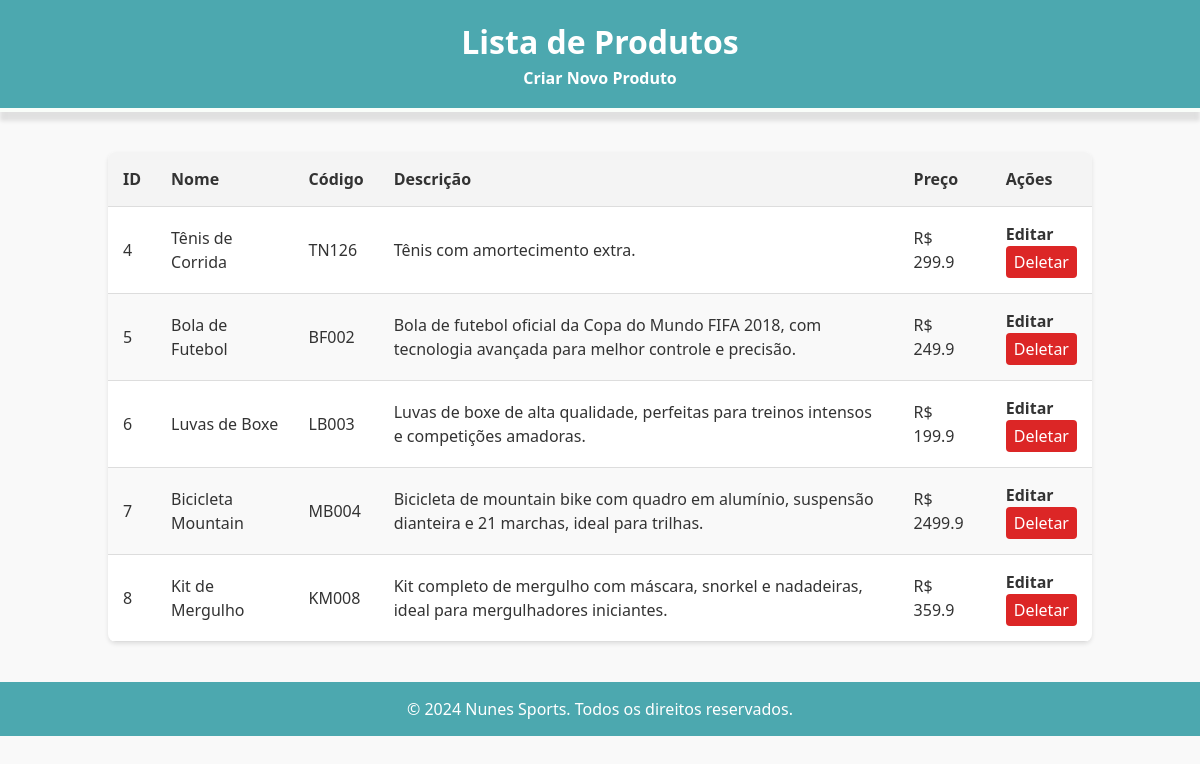
The page / on the database its author committed.
### app/models.py (models this page shows)
class Produto(Base):
    __tablename__ = "produtos"
    id = Column(Integer, primary_key=True, index=True)
    nome = Column(String, index=True)
    codigo = Column(String, unique=True, index=True)
    descricao = Column(String)
    preco = Column(Float)

### app/main.py (the view)
@app.get("/", response_class=HTMLResponse)
async def read_root(request: Request, db: Session = Depends(get_db)):
    produtos = crud.get_produtos(db)
    return templates.TemplateResponse("index.html", {"request": request, "produtos": produtos})

### app/templates/index.html (shortened to what this page needs)
<!DOCTYPE html>
<html lang="pt-br">
<head>
    <link rel="stylesheet" href="/static/css/styles.css">
    <link href="https://cdn.jsdelivr.net/npm/tailwindcss@2.2.19/dist/tailwind.min.css" rel="stylesheet">
</head>
<body>
    <header>
        <h1>Lista de Produtos</h1>
        <a href="/create">Criar Novo Produto</a>
    </header>
    <div class="container">
        <div class="table-container">
            {% if produtos %}
            <table>
                <thead>
                    <tr>
                        <th>ID</th>
                        <th>Nome</th>
                        <th>Código</th>
                        <th>Descrição</th>
                        <th>Preço</th>
                        <th>Ações</th>
                    </tr>
                </thead>
                <tbody>
                    {% for produto in produtos %}
                    <tr>
                        <td>{{ produto.id }}</td>
                        <td>{{ produto.nome }}</td>
                        <td>{{ produto.codigo }}</td>
                        <td>{{ produto.descricao }}</td>
                        <td>R$ {{ produto.preco }}</td>
                        <td>
                            <a href="/edit/{{ produto.id }}">Editar</a>
                            <form action="/delete/{{ produto.id }}" method="post">
                                <button type="submit" class="bg-red-600 text-white py-1 px-2 rounded">Deletar</button>
                            </form>
                        </td>
                    </tr>
                    {% endfor %}
                </tbody>
            </table>
            {% else %}
            <p>Nenhum produto cadastrado.</p>
            {% endif %}
        </div>
    </div>
    <footer class="footer">
        © 2024 Nunes Sports. Todos os direitos reservados.
    </footer>
</body>
</html>

### app/static/css/styles.css (style rules this page uses)
body { font-family: 'Arial', sans-serif; background-color: #f9f9f9; margin: 0; padding: 0; color: #333; }
.container { width: 90%; max-width: 1200px; margin: auto; padding: 20px; }
header { background-color: #4ca8af; color: white; padding: 18px 0; text-align: center; border-bottom: 4px solid #f9fdf9; box-shadow: 0 9px 4px rgba(0, 0, 0, 0.1); font-weight: bold; }
h1 { margin: 0; font-size: 2rem !important; }
a { color: #fff; text-decoration: none; font-weight: bold; }
.table-container { margin-top: 20px; }
table { width: 100%; border-collapse: collapse; margin: 20px 0; background-color: #fff; box-shadow: 0 2px 4px rgba(0, 0, 0, 0.1); border-radius: 8px; overflow: hidden; }
th, td { padding: 15px; text-align: left; border-bottom: 1px solid #ddd; }
th { background-color: #f4f4f4; color: #333; }
tr:nth-child(even) { background-color: #f9f9f9; }
button { background-color: #4ca8af; color: white; border: none; padding: 10px 15px; text-align: center; text-decoration: none; display: inline-block; font-size: 16px; margin: 4px 2px; cursor: pointer; border-radius: 4px; }
.footer { text-align: center; padding: 15px; background-color: #4ca8af; color: white; position: relative; width: 100%; }

### rows shown on the page
Produto: id "4", nome "Tênis de Corrida", codigo "TN126", descricao "Tênis com amortecimento extra.", preco "299.9"
Produto: id "5", nome "Bola de Futebol", codigo "BF002", descricao "Bola de futebol oficial da Copa do Mundo FIFA 2018, com tecnologia avançada para melhor controle e precisão.", preco "249.9"
Produto: id "6", nome "Luvas de Boxe", codigo "LB003", descricao "Luvas de boxe de alta qualidade, perfeitas para treinos intensos e competições amadoras.", preco "199.9"
Produto: id "7", nome "Bicicleta Mountain", codigo "MB004", descricao "Bicicleta de mountain bike com quadro em alumínio, suspensão dianteira e 21 marchas, ideal para trilhas.", preco "2499.9"
Produto: id "8", nome "Kit de Mergulho", codigo "KM008", descricao "Kit completo de mergulho com máscara, snorkel e nadadeiras, ideal para mergulhadores iniciantes.", preco "359.9"
